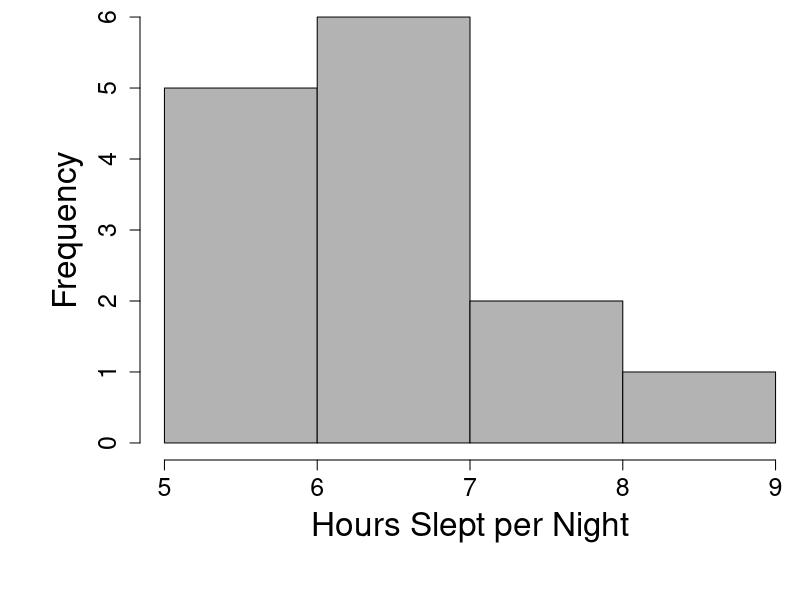

Source code (R):
#**ALT=Histogram conists of 4 bars. The x-axis is titled Hours Slept per Night and ranges from 5 to 9 in intervals of 1. Vertical axis is titled Frequency and ranges from 0 to 6 in intervals of 1.**#
# Generate the histogram included in the text below.
library(repr)
options(repr.plot.width = 7, repr.plot.height=4)

png("intro_histogram.png", width = 1000, height = 500)

hours_sleep = c(5, 5.5, 6, 6, 6, 6.5, 6.5, 6.5, 6.5, 7, 7, 8, 8, 9)
par(mar = c(7, 7, 0, 0))
hist(hours_sleep, main="", xlab="Hours Slept per Night", cex.lab = 2, cex.axis = 1.5, col = "gray70")

dev.off()
